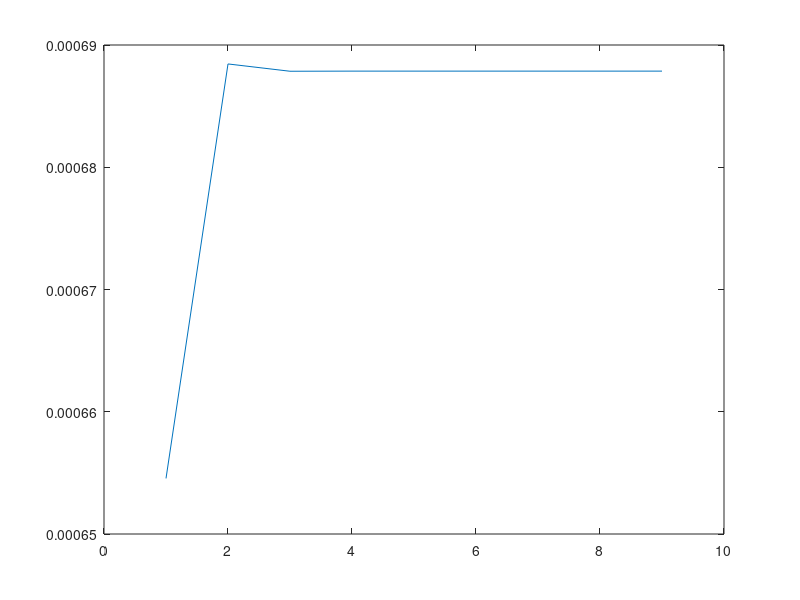

This figure's MATLAB source:
function Newtons_method()
    Is = 5e-16;
    Vbe = 0.8;
    f = @(x, Vbe) x*(10*((0.026/x) + 200) + 200) - (2.5 - Vbe);
    dfdx = 2200;
    eps = 10e-100;
    beta =100;
    x0 = 0.001;
    [Ic, no_iterations, Vbe] = Newton(f, dfdx, x0, eps, Is, Vbe, beta);
end

function [Ic, no_iterations, Vbe] = Newton(f, dfdx, x0, eps, Is, Vbe, beta)
    x = x0;
    f_value = f(x, Vbe);
    iteration_counter = 1;
    X_values = [];
    while abs(f_value) > eps && iteration_counter < 10
        x = x - (f_value)/dfdx
        X_values = [X_values x];
        Vbe = 0.026 * log(x/Is);
        f_value = f(x, Vbe);
        iteration_counter = iteration_counter + 1;
    end
    Vbe
    Ic = x
    Ib = Ic/beta
    Ie = ((beta + 1)/beta)*Ic
    no_iterations = iteration_counter -1
    plot(1:no_iterations, X_values)

end

Newtons_method()